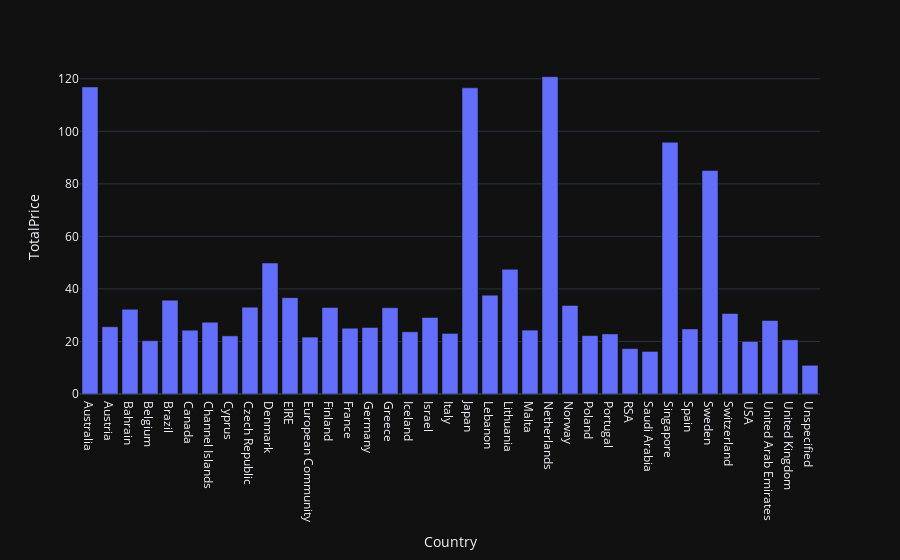

Notebook code for this chart:
### Code cell
country_wise = data.groupby(country)[total_price].mean().reset_index()

px.bar(
    # country_wise[country_wise[country] != 'United Kingdom'],
    country_wise,
    x=country,
    y=total_price,
)

### Figure 1 — Plotly figure (JSON) as saved in the notebook; plotly's stock layout.template omitted (floating-point values rounded to 4 significant figures)
{"data": [{"hovertemplate": "Country=%{x}<br>TotalPrice=%{y}<extra></extra>", "legendgroup": "", "marker": {"color": "#636efa", "pattern": {"shape": ""}}, "name": "", "orientation": "v", "showlegend": false, "textposition": "auto", "type": "bar", "x": ["Australia", "Austria", "Bahrain", "Belgium", "Brazil", "Canada", "Channel Islands", "Cyprus", "Czech Republic", "Denmark", "EIRE", "European Community", "Finland", "France", "Germany", "Greece", "Iceland", "Israel", "Italy", "Japan", "Lebanon", "Lithuania", "Malta", "Netherlands", "Norway", "Poland", "Portugal", "RSA", "Saudi Arabia", "Singapore", "Spain", "Sweden", "Switzerland", "USA", "United Arab Emirates", "United Kingdom", "Unspecified"], "xaxis": "x", "y": [116.9, 25.62, 32.26, 20.28, 35.74, 24.28, 27.34, 22.13, 33.07, 49.88, 36.69, 21.67, 32.91, 25.06, 25.31, 32.83, 23.68, 29.12, 23.06, 116.6, 37.64, 47.46, 24.34, 120.8, 33.74, 22.23, 22.87, 17.28, 16.21, 95.85, 24.78, 85.1, 30.64, 20.0, 27.97, 20.63, 10.93], "yaxis": "y"}], "layout": {"barmode": "relative", "legend": {"tracegroupgap": 0}, "margin": {"t": 60}, "xaxis": {"anchor": "y", "domain": [0, 1], "title": {"text": "Country"}}, "yaxis": {"anchor": "x", "domain": [0, 1], "title": {"text": "TotalPrice"}}}}
